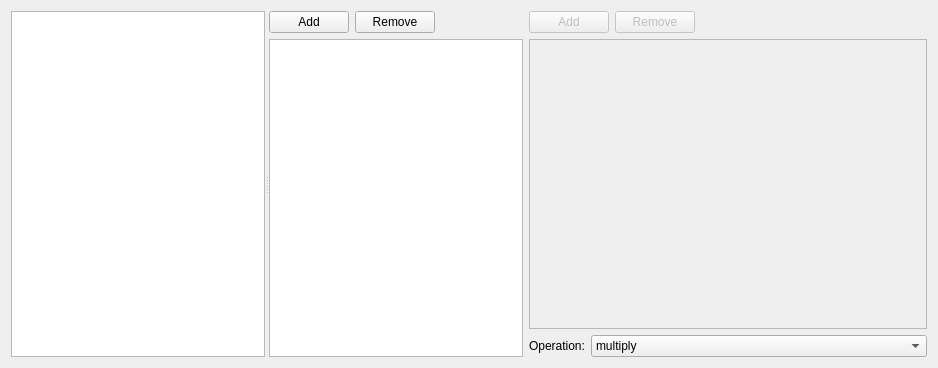
<?xml version="1.0" encoding="UTF-8"?>
<!--
######################################################################################################################
# Copyright (C) 2017-2022 Spine project consortium
# This file is part of Spine Items.
# Spine Items is free software: you can redistribute it and\/or modify it under the terms of the GNU Lesser General
# Public License as published by the Free Software Foundation, either version 3 of the License, or (at your option)
# any later version. This program is distributed in the hope that it will be useful, but WITHOUT ANY WARRANTY;
# without even the implied warranty of MERCHANTABILITY or FITNESS FOR A PARTICULAR PURPOSE. See the GNU Lesser General
# Public License for more details. You should have received a copy of the GNU Lesser General Public License along with
# this program. If not, see <http:\/\/www.gnu.org\/licenses\/>.
######################################################################################################################
-->
<ui version="4.0">
 <class>Form</class>
 <widget class="QWidget" name="Form">
  <property name="geometry">
   <rect>
    <x>0</x>
    <y>0</y>
    <width>938</width>
    <height>368</height>
   </rect>
  </property>
  <property name="windowTitle">
   <string>Form</string>
  </property>
  <layout class="QHBoxLayout" name="horizontalLayout">
   <item>
    <widget class="QSplitter" name="splitter">
     <property name="orientation">
      <enum>Qt::Horizontal</enum>
     </property>
     <widget class="ParameterTreeWidget" name="available_parameters_tree_view">
      <property name="dragEnabled">
       <bool>true</bool>
      </property>
      <property name="dragDropMode">
       <enum>QAbstractItemView::DragOnly</enum>
      </property>
      <property name="defaultDropAction">
       <enum>Qt::CopyAction</enum>
      </property>
      <attribute name="headerVisible">
       <bool>false</bool>
      </attribute>
      <column>
       <property name="text">
        <string notr="true">1</string>
       </property>
      </column>
     </widget>
     <widget class="QWidget" name="verticalLayoutWidget_2">
      <layout class="QVBoxLayout" name="verticalLayout_2">
       <item>
        <layout class="QHBoxLayout" name="horizontalLayout_2">
         <item>
          <widget class="QPushButton" name="add_parameter_button">
           <property name="text">
            <string>Add</string>
           </property>
          </widget>
         </item>
         <item>
          <widget class="QPushButton" name="remove_parameter_button">
           <property name="text">
            <string>Remove</string>
           </property>
          </widget>
         </item>
         <item>
          <spacer name="horizontalSpacer">
           <property name="orientation">
            <enum>Qt::Horizontal</enum>
           </property>
           <property name="sizeHint" stdset="0">
            <size>
             <width>40</width>
             <height>20</height>
            </size>
           </property>
          </spacer>
         </item>
        </layout>
       </item>
       <item>
        <widget class="DropTargetTable" name="transformations_table_view">
         <property name="acceptDrops">
          <bool>true</bool>
         </property>
         <property name="dragDropMode">
          <enum>QAbstractItemView::DropOnly</enum>
         </property>
         <property name="selectionBehavior">
          <enum>QAbstractItemView::SelectRows</enum>
         </property>
         <property name="showGrid">
          <bool>false</bool>
         </property>
         <attribute name="horizontalHeaderStretchLastSection">
          <bool>true</bool>
         </attribute>
        </widget>
       </item>
      </layout>
     </widget>
    </widget>
   </item>
   <item>
    <layout class="QVBoxLayout" name="verticalLayout_3">
     <item>
      <layout class="QHBoxLayout" name="horizontalLayout_3">
       <item>
        <widget class="QPushButton" name="add_instruction_button">
         <property name="enabled">
          <bool>false</bool>
         </property>
         <property name="text">
          <string>Add</string>
         </property>
        </widget>
       </item>
       <item>
        <widget class="QPushButton" name="remove_instruction_button">
         <property name="enabled">
          <bool>false</bool>
         </property>
         <property name="text">
          <string>Remove</string>
         </property>
        </widget>
       </item>
       <item>
        <spacer name="horizontalSpacer_2">
         <property name="orientation">
          <enum>Qt::Horizontal</enum>
         </property>
         <property name="sizeHint" stdset="0">
          <size>
           <width>40</width>
           <height>20</height>
          </size>
         </property>
        </spacer>
       </item>
      </layout>
     </item>
     <item>
      <widget class="QListWidget" name="instructions_list_view">
       <property name="enabled">
        <bool>false</bool>
       </property>
      </widget>
     </item>
     <item>
      <layout class="QFormLayout" name="instruction_options_layout">
       <item row="0" column="0">
        <widget class="QLabel" name="label">
         <property name="text">
          <string>Operation:</string>
         </property>
        </widget>
       </item>
       <item row="0" column="1">
        <widget class="QComboBox" name="operation_combo_box">
         <item>
          <property name="text">
           <string>multiply</string>
          </property>
         </item>
         <item>
          <property name="text">
           <string>negate</string>
          </property>
         </item>
         <item>
          <property name="text">
           <string>invert</string>
          </property>
         </item>
        </widget>
       </item>
      </layout>
     </item>
    </layout>
   </item>
  </layout>
  <action name="remove_parameter_action">
   <property name="text">
    <string>Remove parameter</string>
   </property>
   <property name="shortcut">
    <string>Del</string>
   </property>
   <property name="shortcutContext">
    <enum>Qt::WidgetShortcut</enum>
   </property>
  </action>
  <action name="remove_instruction_action">
   <property name="text">
    <string>Remove instruction</string>
   </property>
   <property name="shortcut">
    <string>Del</string>
   </property>
   <property name="shortcutContext">
    <enum>Qt::WidgetShortcut</enum>
   </property>
  </action>
 </widget>
 <customwidgets>
  <customwidget>
   <class>ParameterTreeWidget</class>
   <extends>QTreeWidget</extends>
   <header>./widgets/parameter_tree_widget.h</header>
  </customwidget>
  <customwidget>
   <class>DropTargetTable</class>
   <extends>QTableView</extends>
   <header>spine_items/data_transformer/widgets/drop_target_table.h</header>
  </customwidget>
 </customwidgets>
 <resources/>
 <connections/>
</ui>
